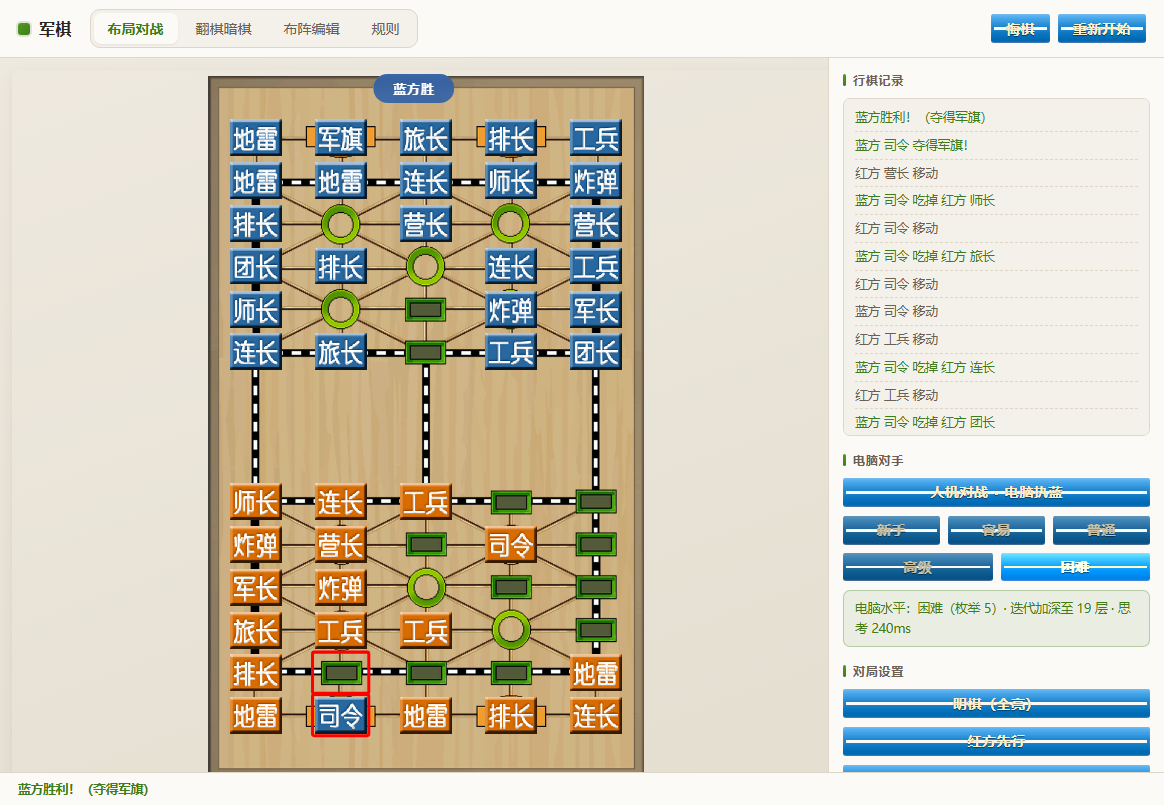
#> input picture evidence/junqi-ai-h2h-lv5.png, 1164 x 805 px
$ python cc_markers.py ../../evidence/junqi-ai-h2h-lv5.png
#> lines starting #> are read from the running program, lines starting #| are printed output that depends on the picture
# -*- coding: utf-8 -*-
"""把高亮标记按连通域分离，输出每个标记的 bbox / 主色 / 边框色。
用法: python cc_markers.py <img.png> [more.png ...]
"""
import sys
from PIL import Image
import numpy as np

def load(p):
#> called with p = '../../evidence/junqi-ai-h2h-lv5.png'
    return np.array(Image.open(p).convert("RGB")).astype(int)

# 简易 4-邻域连通域（纯 numpy + 栈），图不大(1600x900)够用
def components(mask):
    h, w = mask.shape
    lab = np.zeros((h, w), np.int32)
    cur = 0
    comps = []
    ys, xs = np.where(mask)
    for sy, sx in zip(ys, xs):
        if lab[sy, sx]:
            continue
        cur += 1
        stack = [(sy, sx)]
        lab[sy, sx] = cur
        pts = []
        while stack:
            y, x = stack.pop()
            pts.append((y, x))
            for dy, dx in ((1,0),(-1,0),(0,1),(0,-1)):
                ny, nx = y+dy, x+dx
                if 0 <= ny < h and 0 <= nx < w and mask[ny, nx] and not lab[ny, nx]:
                    lab[ny, nx] = cur
                    stack.append((ny, nx))
        if len(pts) > 150:  # 过滤噪点
            comps.append(pts)
    comps.sort(key=len, reverse=True)
    return comps

def describe(img, pts, name):
    ys = [p[0] for p in pts]; xs = [p[1] for p in pts]
    y0, y1, x0, x1 = min(ys), max(ys), min(xs), max(xs)
    # 主色（取该域内的众数颜色）
    sub = np.array([img[y, x] for y, x in pts])
    uniq, cnt = np.unique(sub, axis=0, return_counts=True)
    top = uniq[cnt.argsort()[::-1][:3]]
    print(f"  [{name}] n={len(pts)} bbox x[{x0},{x1}] y[{y0},{y1}] "
          f"w={x1-x0+1} h={y1-y0+1} 主色={[tuple(int(v) for v in t) for t in top]}")

def masks(img):
    R, G, B = img[:, :, 0], img[:, :, 1], img[:, :, 2]
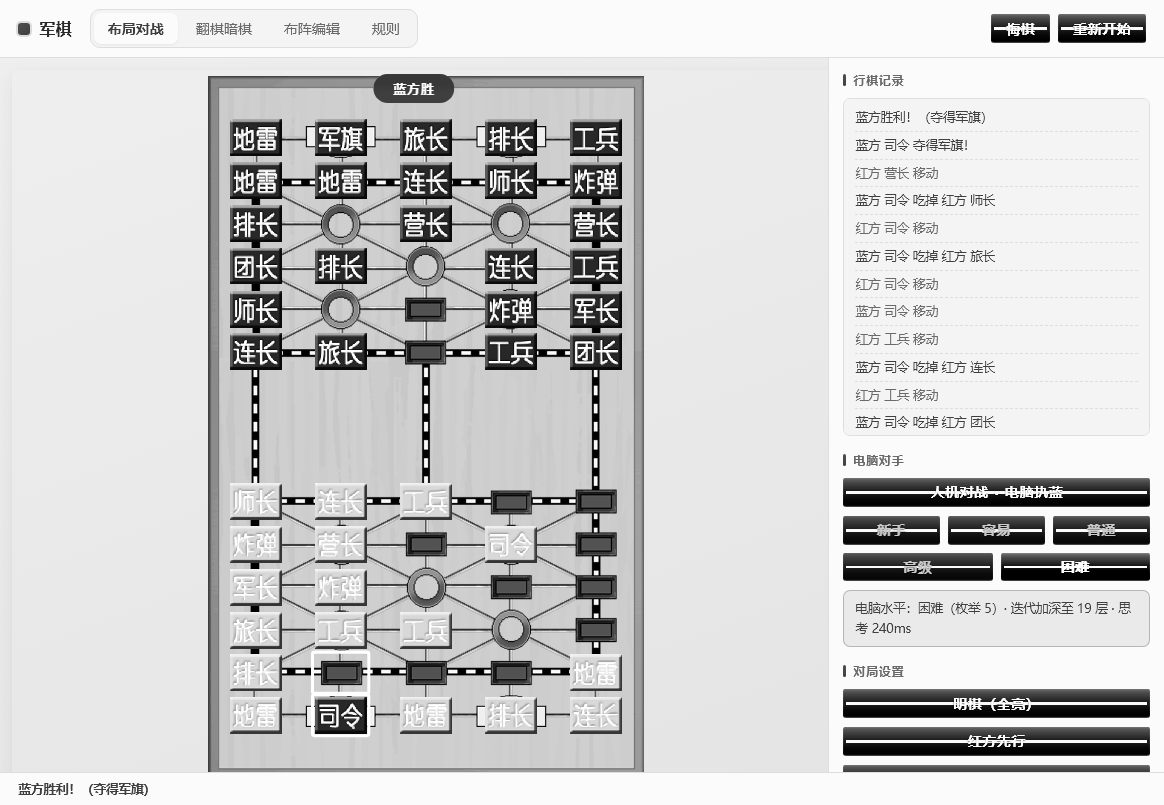
#> R: shape (805, 1164) int64; min 0, max 255, mean 206
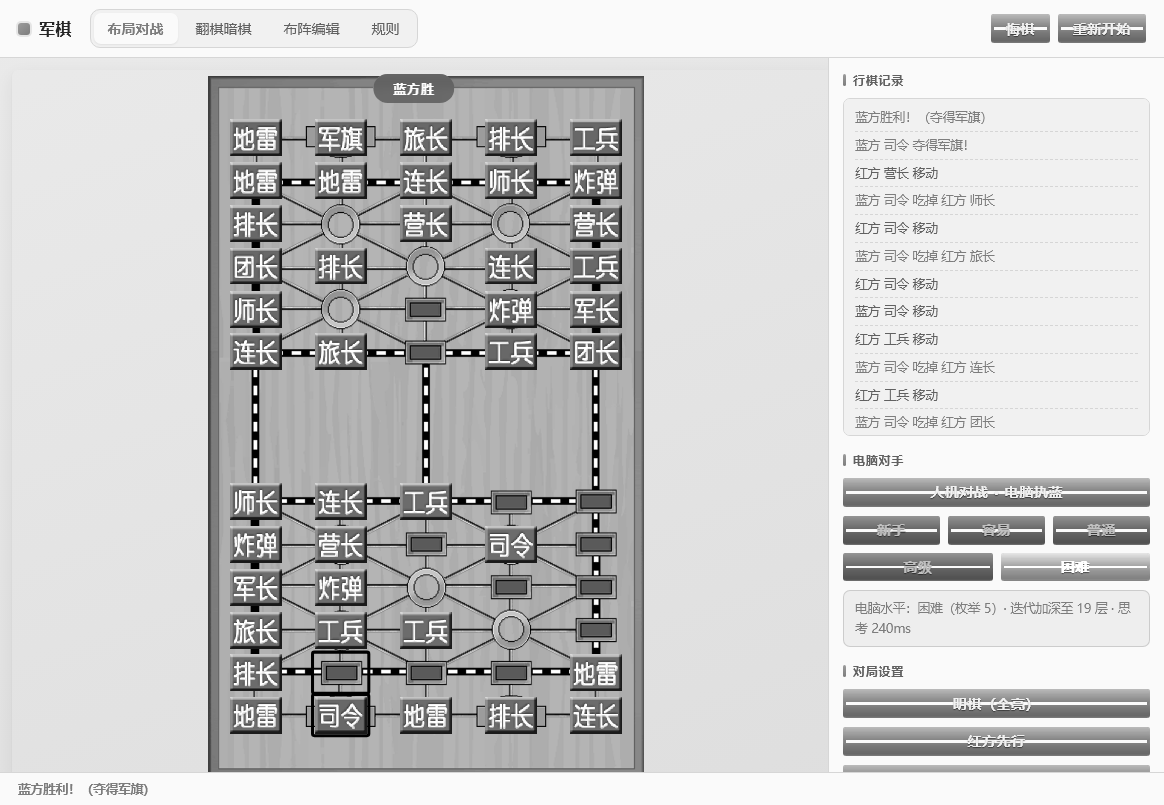
#> G: shape (805, 1164) int64; min 0, max 255, mean 202.7
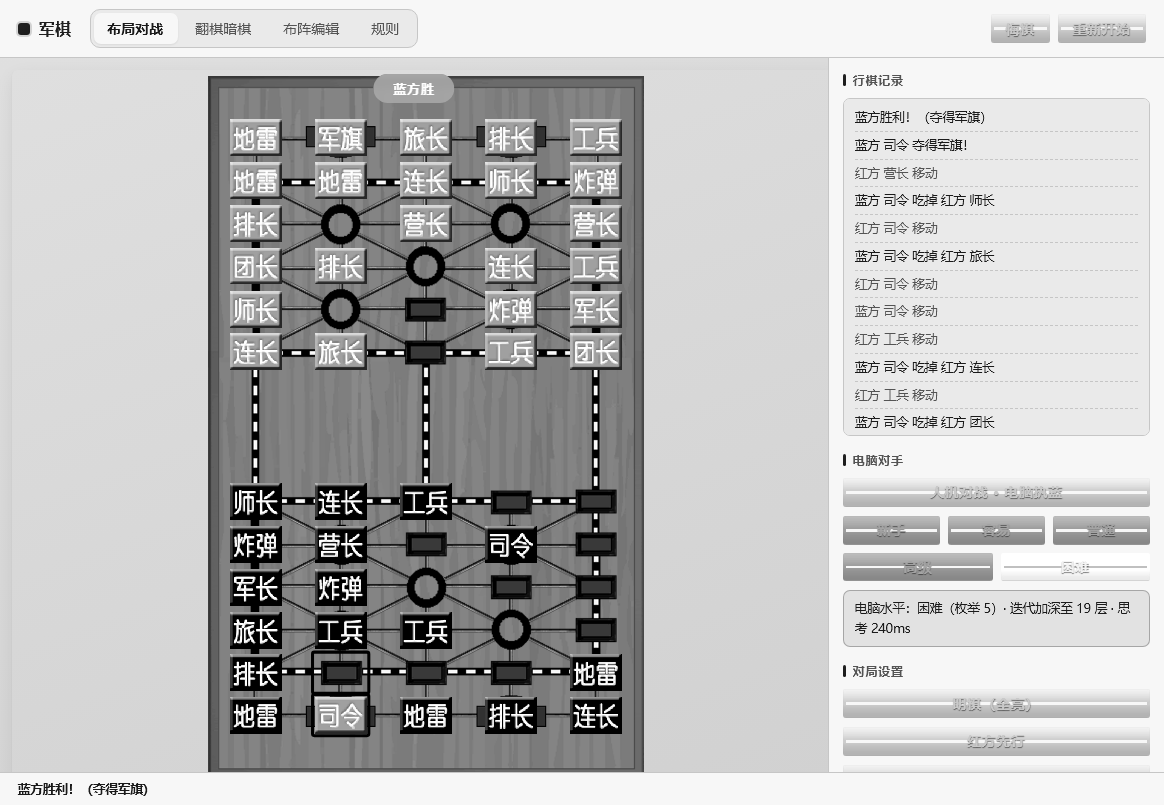
#> B: shape (805, 1164) int64; min 0, max 255, mean 188.2
    pure_blue = (B > 170) & (R < 80) & (G < 80)
#> pure_blue: shape (805, 1164) bool; every value is 0
    pure_red = (R > 180) & (G < 80) & (B < 80)
    # 暗绿（棋盘树林绿 112,156,0 类）
    darkgreen = (G > 80) & (G < 190) & (R < G - 25) & (B < G - 40)
    return {"纯蓝(选中框)": pure_blue, "纯红(末步框)": pure_red, "暗绿(空位/行营)": darkgreen}

for p in sys.argv[1:]:
    img = load(p)
    print(f"\n########## {p} ##########")
    for name, m in masks(img).items():
        comps = components(m)
        print(f" -- {name}: {len(comps)} 个连通域")
        for i, c in enumerate(comps[:8]):
            describe(img, c, f"{name}#{i}")
#> this loop made 3 passes
#|  -- 纯蓝(选中框): 0 个连通域
#|  -- 纯红(末步框): 1 个连通域
#|   [纯红(末步框)#0] n=1042 bbox x[311,369] y[650,736] w=59 h=87 主色=[(255, 0, 0), (243, 45, 33), (255, 2, 2)]
#|  -- 暗绿(空位/行营): 18 个连通域
#|   [暗绿(空位/行营)#0] n=423 bbox x[407,445] y[662,683] w=39 h=22 主色=[(23, 92, 0), (57, 148, 16), (39, 129, 4)]
#|   [暗绿(空位/行营)#1] n=420 bbox x[322,360] y[662,683] w=39 h=22 主色=[(57, 148, 16), (23, 92, 0), (60, 152, 10)]
#|   [暗绿(空位/行营)#2] n=410 bbox x[492,530] y[662,683] w=39 h=22 主色=[(23, 92, 0), (24, 114, 0), (39, 129, 4)]
#|   [暗绿(空位/行营)#3] n=407 bbox x[577,615] y[619,640] w=39 h=22 主色=[(27, 103, 0), (23, 114, 0), (29, 93, 3)]
#|   [暗绿(空位/行营)#4] n=388 bbox x[407,445] y[533,554] w=39 h=22 主色=[(56, 147, 11), (30, 116, 0), (55, 152, 13)]
#|   [暗绿(空位/行营)#5] n=387 bbox x[406,444] y[299,320] w=39 h=22 主色=[(56, 147, 13), (74, 168, 14), (51, 142, 10)]
#> (further printed lines are left out)
